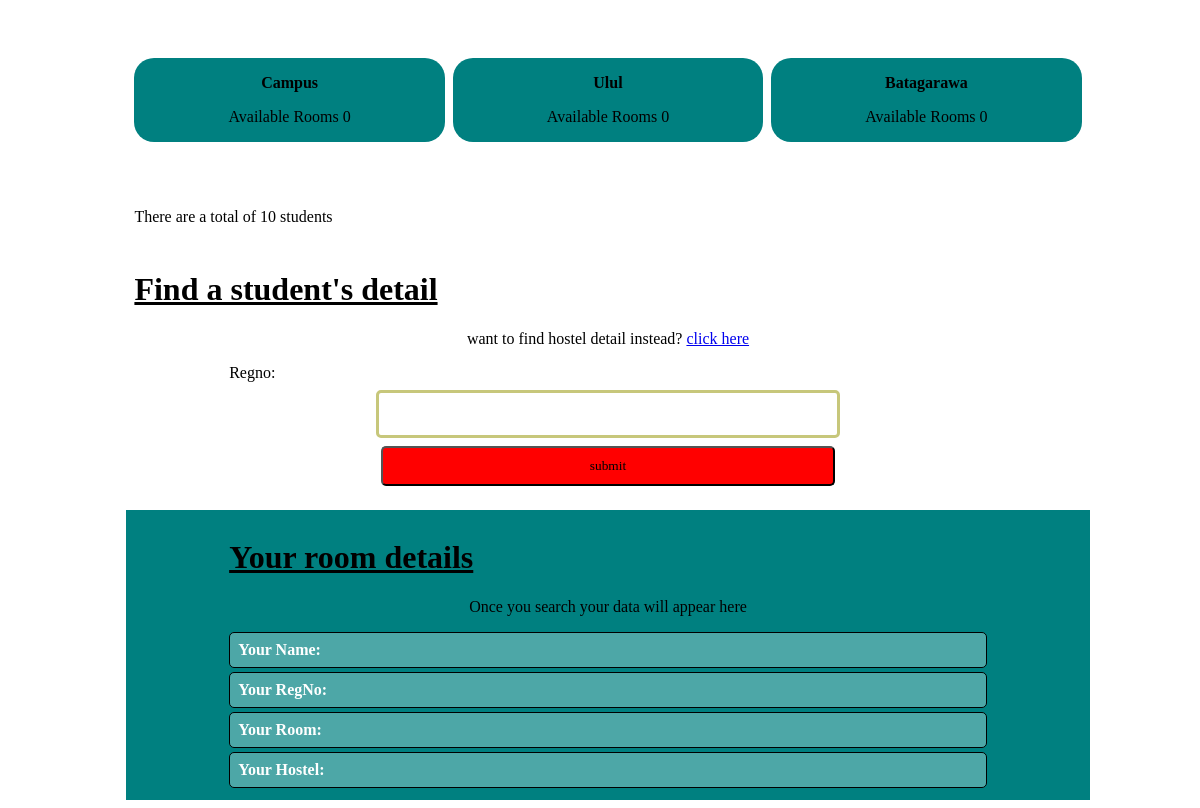
/search/, run on an earlier commit of the app's database.
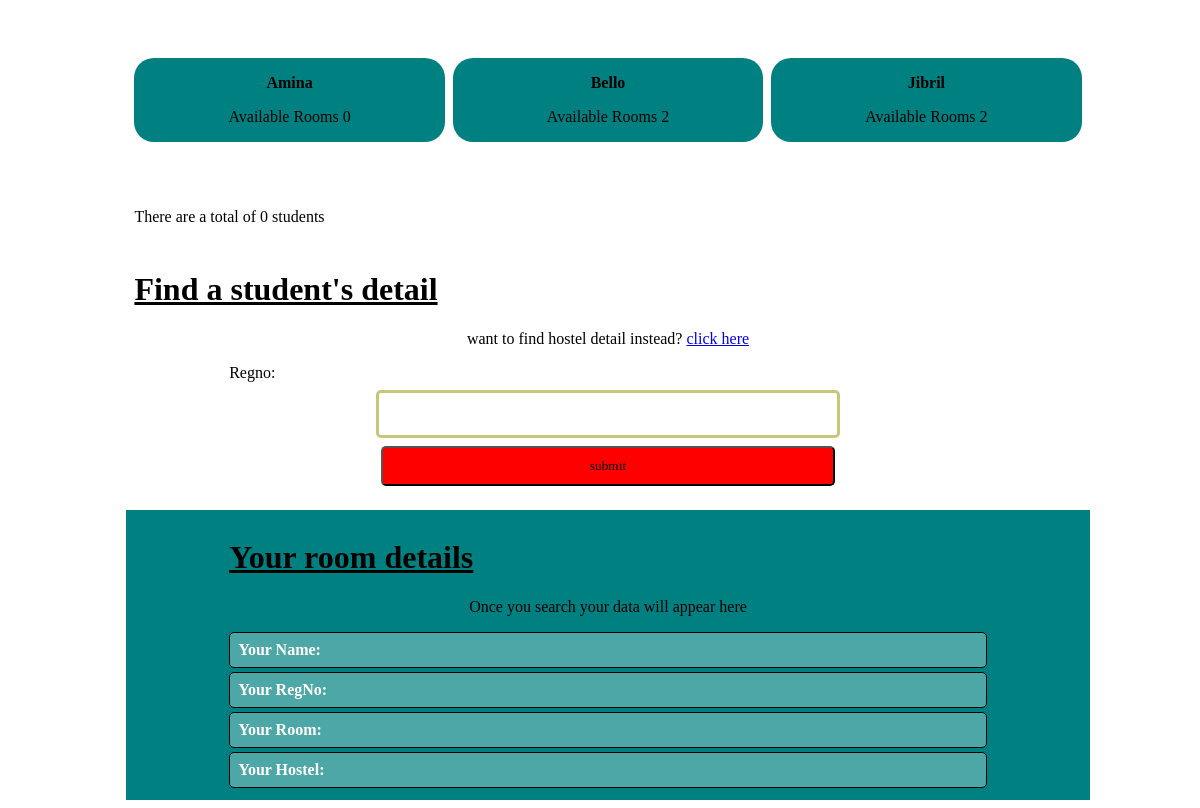
And on a later commit of the database.
### app/models.py (models this page shows, shortened)
class Hostel(models.Model):
    hostel_id = models.IntegerField()
    name = models.TextField(default='')
    gender = models.CharField(max_length=1)
    rooms = models.IntegerField(default=0)
    room_size = models.IntegerField(default=0)
    roomBaseSize = models.IntegerField(default=0)

### app/views.py (the view, shortened to what this page needs)
# urls.py: path('search/', views.search, name='search'),
def search(request):
    link = render(request, 'blog/hostelOccupancy.html')
    form = SearchForm
    context = {
        'hostel_list': hostel_list,
        'form': form,
        'numStudentsTotal': totalNumberStudents()
    }
    return render(request, 'blog/search.html', context)

### app/actions.py (called while the page is built)
def totalNumberStudents():
    n = Student.objects.all()
    c = 0
    total = len(n)
    return total

### app/templates/blog/hostelOccupancy.html (shortened to what this page needs)
{% extends "blog/base.html" %}

### app/templates/blog/search.html (shortened to what this page needs)
{% extends "blog/base.html" %}
{% block content%}
    <div class="section col">
        {% for hostel in hostel_list %}
            <div class="card">
                <p> <b>{{ hostel.name }}</b> </p>
                <p> Available Rooms {{ hostel.rooms }}</br> </p>
            </div>
        {% endfor %}
    </div>
    <div class="section">
        There are a total of {{ numStudentsTotal }} students
    </div>
    <div class="section bg">
        <h1>Find a student's detail</h1>
        <p>want to find hostel detail instead? <a href="/hostelOccupancy/" target="" rel="noopener noreferrer">click here</a></p>
        <form action="" method="post">
            {{ form }}
            {% if form %}
                <input type="submit" value="submit">
            {% endif %}
        </form>
    </div>
    <div class="section teal">
        <div class="container">
                <h1>Your room details</h1>
                <p>Once you search your data will appear here</p>
                <div class="detail"> <b>Your Name:</b> {{ pullSearchName }} </div>
                <div class="detail"> <b>Your RegNo:</b> {{ pullSearchRegNo }} </div>
                <div class="detail"> <b>Your Room:</b> {{ pullSearchRoom }} </div>
                <div class="detail"> <b>Your Hostel:</b> {{ pullSearchHostel }} </div>
        </div>
    </div>
{% endblock content %}

What changed in the data, as far as the page shows it:
changed Hostel: name "Campus" → "Amina"
changed Hostel: name "Ulul" → "Bello"; rooms "0" → "2"
changed Hostel: name "Batagarawa" → "Jibril"; rooms "0" → "2"
Also different on the page:
{{ numStudentsTotal }}: "10" → "0"
